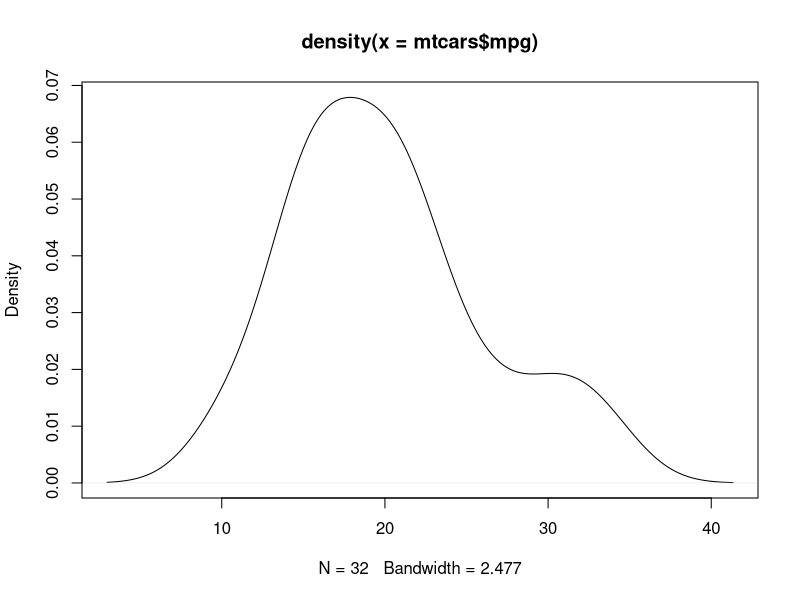
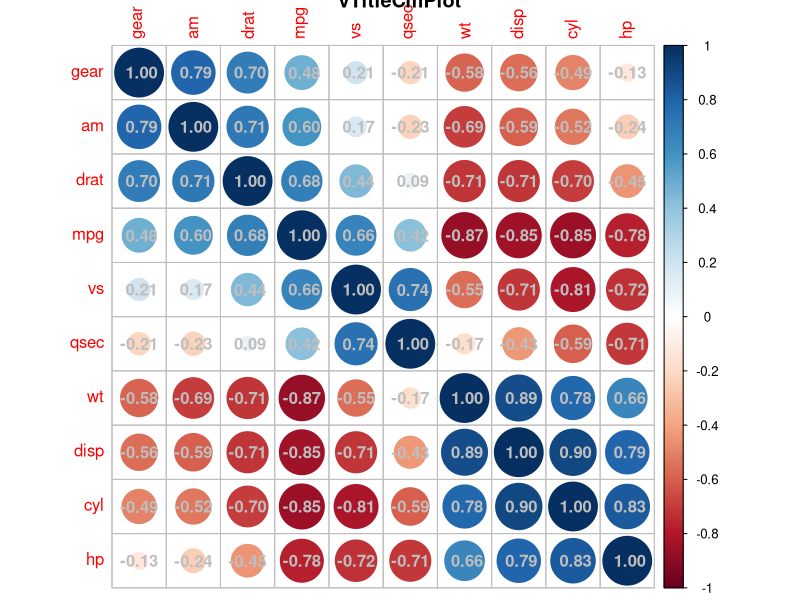
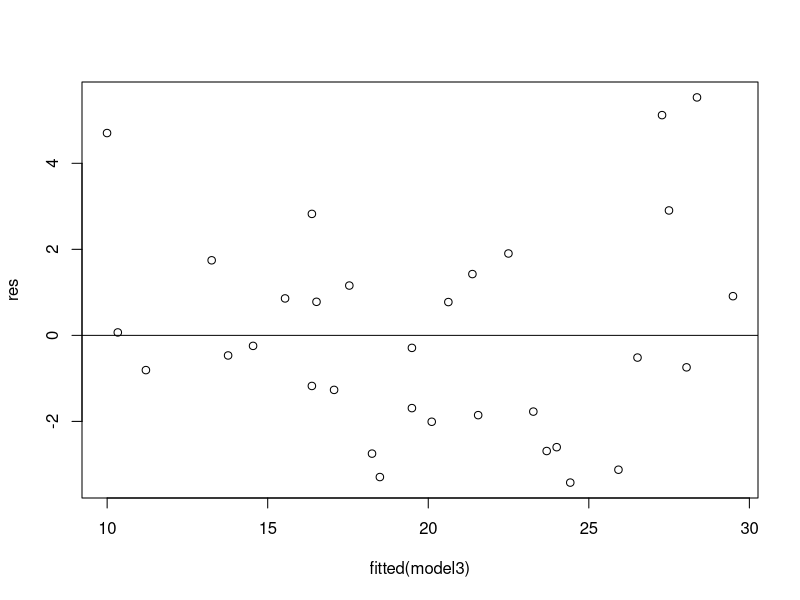
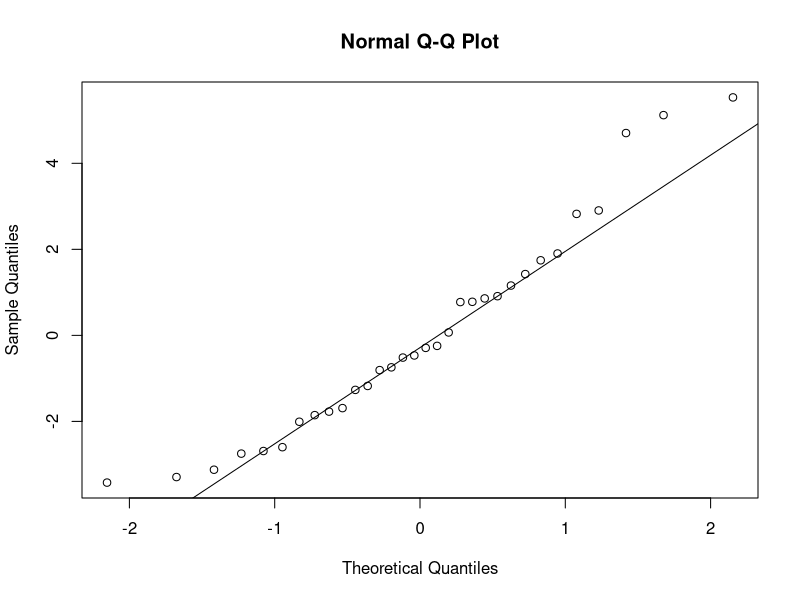
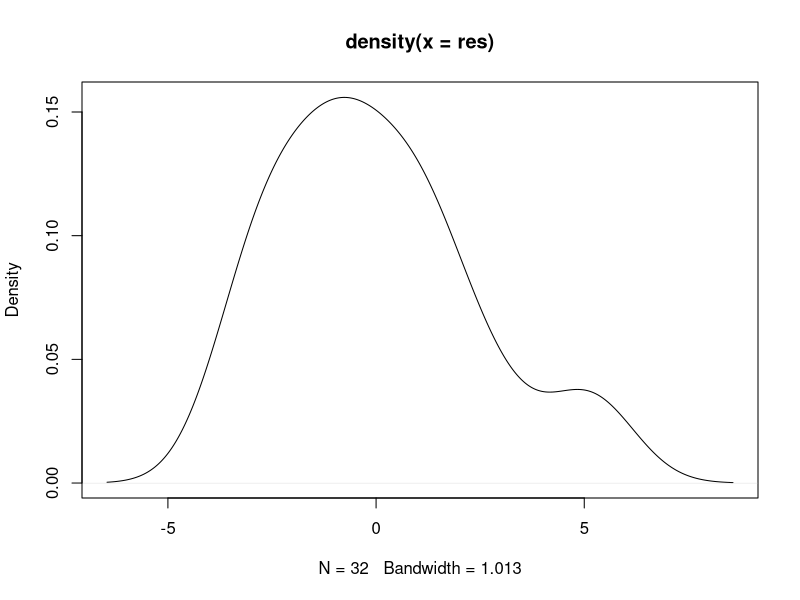

Source code (R) for these figures, in order:
## ---- chunk 1
#laden van packages
packages <- c("dplyr","corrplot","ggplot2","tidyverse","stats","modelr","zoo","tsibble","car", "EnvStats")
sapply(packages, require, character.only=TRUE, quietly=TRUE)
## ---- chunk 2
knitr::opts_chunk$set(echo = TRUE)
## ---- chunk 3
# read the mtcars-dataset
library(datasets)
data(mtcars)

# summary and structure of the cars-dataset
summary(mtcars)
str(mtcars)
## ---- chunk 4
plot(density(mtcars$mpg))
## ---- chunk 5
cm<-cor(mtcars[1:10])
corrplot(cm, order = "AOE",method = "circle",addCoef.col = "gray" , insig = "p-value", title = "vTitleCmPlot")
## ---- chunk 6
model1 <- lm(mpg ~ am, data=mtcars)
model2 <- lm(mpg ~ am + wt, data=mtcars)
model3 <- lm(mpg ~ am + wt + hp, data=mtcars)
          
summary(model1)
summary(model2)
summary(model3)
anova(model1,model2,model3)
shapiro.test(resid(model3))
mean(resid(model3))

res<-resid(model3)
round(sum(resid(model3)),5)
vif(model3)

#produce residual vs. fitted plot
plot(fitted(model3), res)

#add a horizontal line at 0 
abline(0,0)

#create Q-Q plot for residuals
qqnorm(res)

#add a straight diagonal line to the plot
qqline(res)

#Create density plot of residuals
plot(density(res))
